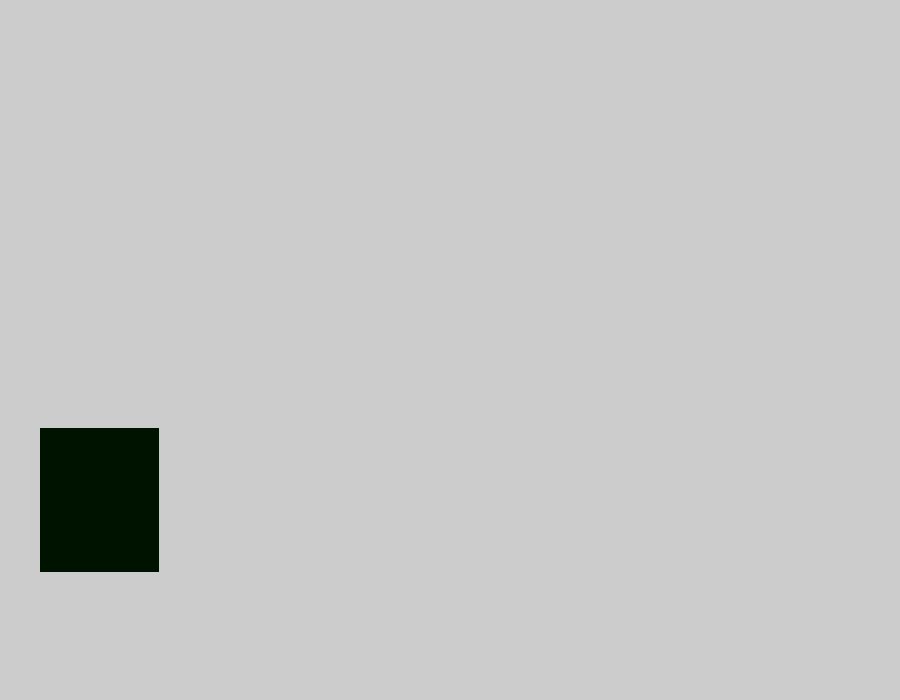
Frame 1 (no input)
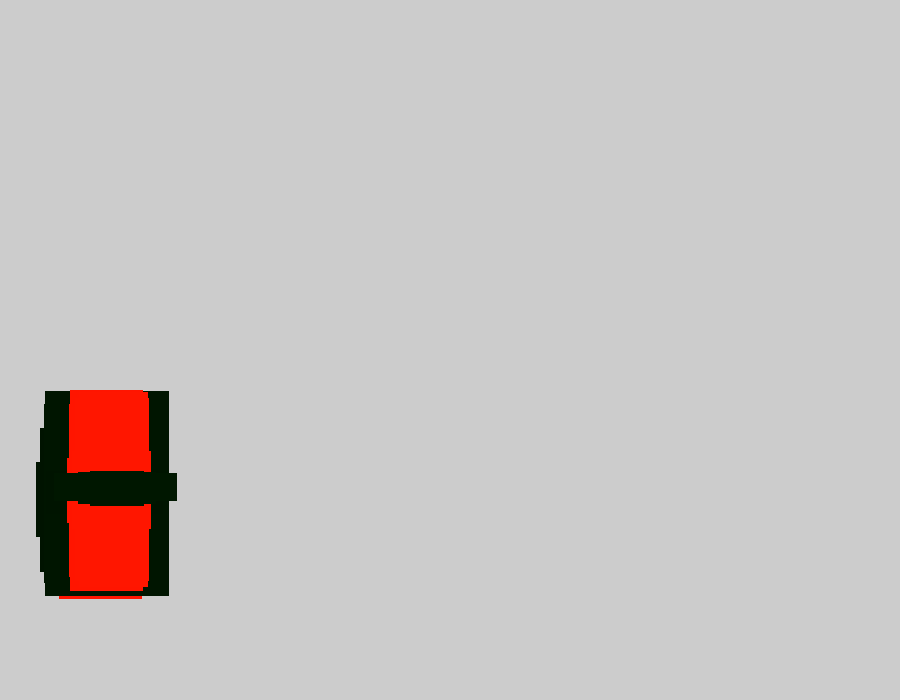
Frame 60 (the mouse pressed at the canvas centre just before this capture)
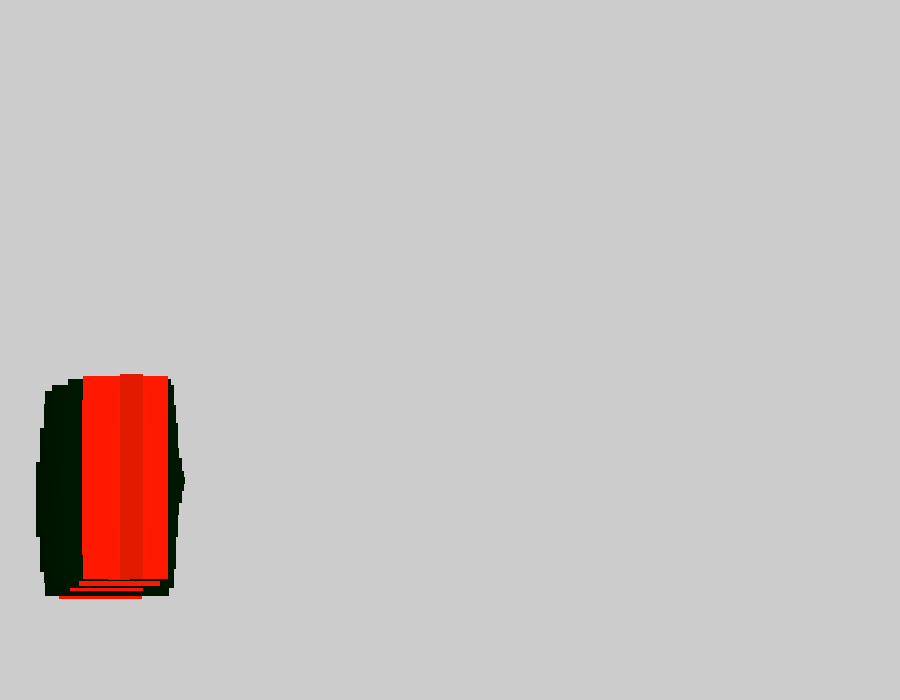
Frame 120 (the mouse held since frame 60 and released just before this capture)

The Processing sketch that drew these frames (run headless with seeded random() and noise(); from frame 60 on, the mouse is pressed at the canvas centre):

// Processing sketch: processing_45547
// ── processing_45547.pde


float x = 100;

float y = 500;
float xspeed = .2;
float yspeed = .2;
float r = 32+.2*y;
     
void setup() {
  size (900 ,700);
  frameRate(30);
}
      
void draw(){
       
  x = x + -.01+xspeed+(.0001*y)+(1*( cos(y)));
  y = y + .01-yspeed-(.000009*x)+(.1*(cos(x)));
       
  if ((x > width) || (x < 01 )) {
    xspeed = -xspeed;
  }
     
xspeed = Y*xspeed;
         
    if (( y > height) || (y < 1)) {
      yspeed = - yspeed ;
    }
         
    strokeWeight(5);
    stroke((300*(cos(y)*2)-(cos(x)*.3)/5),x/5,190-(y*.33)-(x*.5));
    fill((300*(cos(y)*2)-(cos(x)*.3)/5),x/5,190-(y*.33)-(x*.5));
    //fill(20*r+(y+2), x*1, y*1);
    rectMode(CENTER);
    rect (x,y,20-((cos(y)*100)), 100+((cos(x)*100)));
         
}
        
        
    
void keyPressed() {
  save("japey.tiff");
}      
